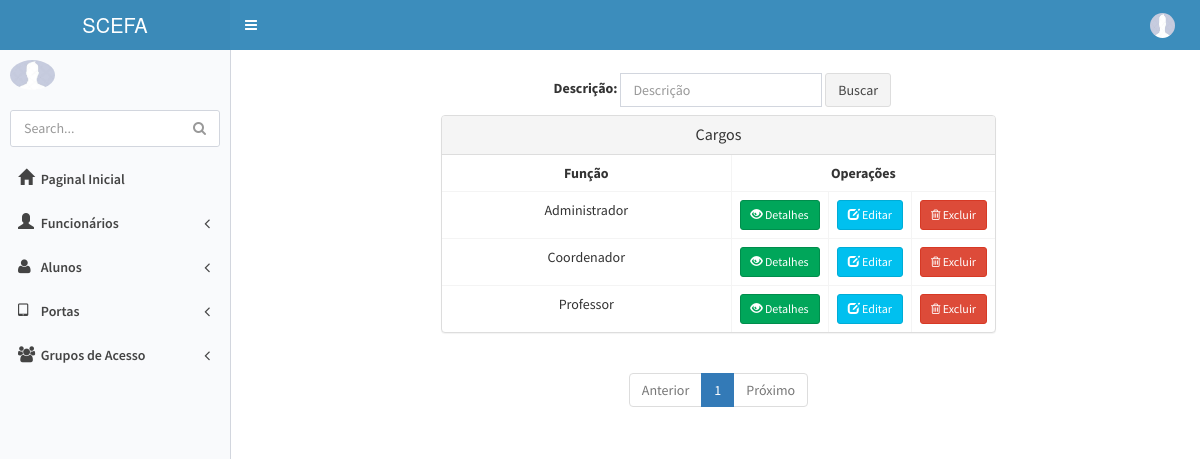
/cargo/list (signed in), run on the app's committed database.
### appPonto/models.py (models this page shows)
class Cargo(models.Model):
    nome_funcao = models.CharField('Nome da função',max_length=200)
    departamento = models.ForeignKey(Departamento,on_delete=models.PROTECT,verbose_name="Departamento")
    class Meta: permissions = (('view_cargo', 'Can see cargo'),)
    def __str__(self):
        return self.nome_funcao

### appPonto/views.py (the view)
# urls.py: url(r'^cargo/list$', cargo_list, name='cargo_list'),
@permission_required('appPonto.view_cargo',login_url='erro_permissao')
def cargo_list(request):
    criterio = request.GET.get('criterio')
    if criterio:
        cargos = Cargo.objects.filter(nome_funcao__icontains=criterio).order_by('nome_funcao')
    else:
        cargos = Cargo.objects.all().order_by('nome_funcao')
        criterio =""
    paginator =Paginator(cargos,10)
    page = request.GET.get('page')
    try:
        cargos = paginator.page(page)
    except PageNotAnInteger:
        cargos=paginator.page(1)
    except EmptyPage:
        cargos = paginator.page(paginator.num_pages)
    dados={'cargos':cargos,'criterio':criterio,'paginator':paginator,'page_obj':cargos}
    return render(request, 'Cargo/cargo_list.html', dados)

### templates/Cargo/cargo_list.html (shortened to what this page needs)
{% extends 'base.html' %}
{% block conteudo %}
    <section class="container">
        <div class="row">
        <fieldset>
             <div class="col-sm-6 col-sm-offset-3">
                 <form class="navbar-form navbar-left" role="search" method="get" action="">
                    <div class="form-group">
                      <label>Descrição:</label>
                        <input type="text" id="criterio" name="criterio" value="{{ criterio }}" class="form-control" placeholder="Descrição">
                    </div>
                    <button type="submit" class="btn btn-default">Buscar</button>
                 </form>
             </div>
            </fieldset>
            <div class="col-sm-6 col-sm-offset-2">
                <div class="panel panel-default">
                    <div class="panel-heading">
                        <h3 class="panel-title" style="text-align: center;">Cargos</h3>
                    </div>
                    <table class="table table-bordered">
                        <tr>
                            <th>Função</th>
                            <th colspan="3">
                                <center>Operações</center>
                            </th>
                        </tr>
                        {% for cargo in cargos %}
                            <tr>
                                <td>{{ cargo }}</td>
                                <td style="width: 10px">
                                    <a href="{% url 'cargo_detail' cargo.pk %}" class="btn btn-success btn-sm">
                                        <span class="glyphicon glyphicon-eye-open"></span> Detalhes
                                    </a>
                                </td>
                                <td style="width: 10px"><a href="{% url 'cargo_update' cargo.pk %}"
                                                           class="btn btn-info btn-sm">
                                    <span class="glyphicon glyphicon-edit"></span> Editar
                                </a>
                                </td>
                                <td style="width: 10px"><a href="{% url 'cargo_delete' cargo.pk %}"
                                                           class="btn btn-danger btn-sm">
                                    <span class="fa fa-trash-o"></span> Excluir
                                </a>
                                </td>
                            </tr>
                        {% endfor %}
                    </table>
                </div>
                {% include 'utils/paginacao.html' %}
            </div>
        </div>
    </section>
{% endblock %}

### templates/base.html (style rules this page uses)
body { background-color: blue; }

### templates/Cargo/cargo_list.html (style rules this page uses)
td,th { text-align: center; }

### data on the page
Cargo: nome_funcao "Administrador"
Cargo: nome_funcao "Coordenador"
Cargo: nome_funcao "Professor"

### other printed values
{{ page }} "1"
